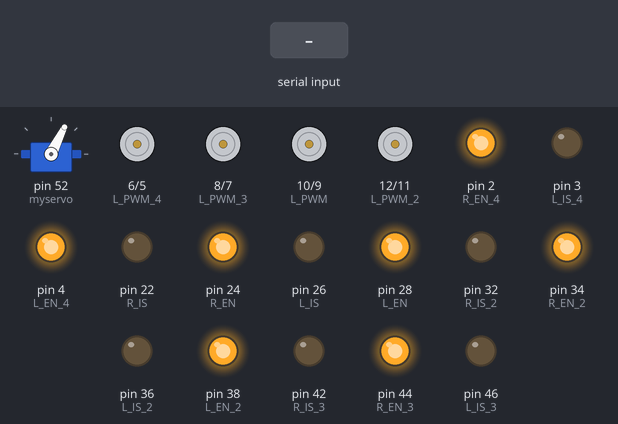
Recording of a sketch running on a simulated Arduino Mega 2560, built with avr-gcc and run on an emulated ATmega2560. Parts: servo, motor-driver pin pairs drawn as motors (green arrow = first pin HIGH = forward, orange = second pin HIGH = backward, longer = more drive), output pins drawn as LEDs (lit = HIGH). The inputs (shaded band) are chosen by the test bench.

Above: at 1.2 s.
1.3 s: "90,45\n" received over Serial
At 2.2 s:
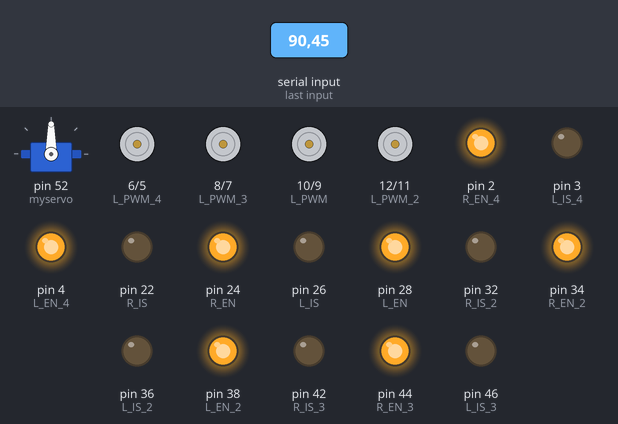
2.9 s: "30,150\n" received over Serial
At 3.4 s:
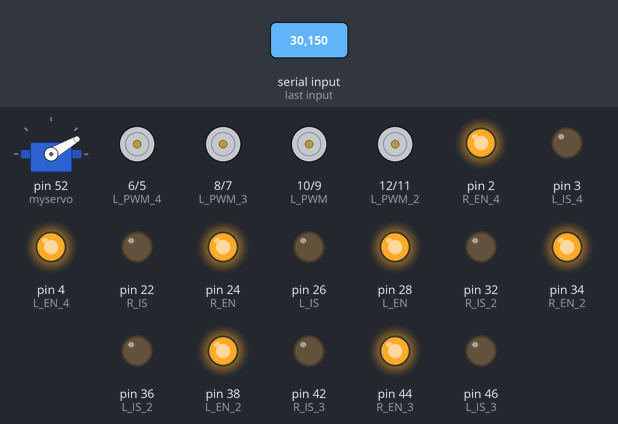
4.5 s: "1,90\n" received over Serial
At 5.9 s:
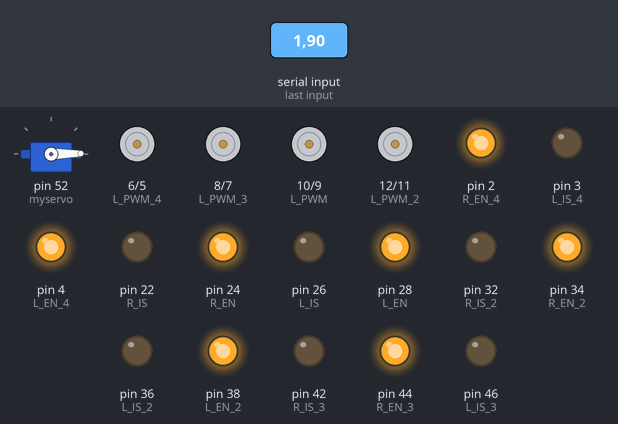
Timing chart, 0 to 7.5 s (numbered marks = the images above; inputs shaded):
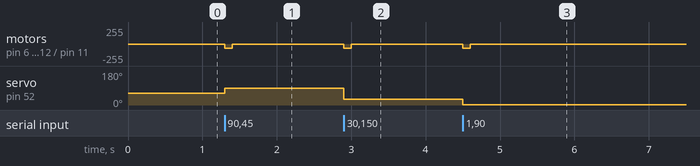

Measured:
- after the input at 1.3 s, motor on pin 6 (L_PWM_4) / pin 5 (R_PWM_4), motor on pin 8 (L_PWM_3) / pin 7 (R_PWM_3), motor on pin 10 (L_PWM) / pin 9 (R_PWM), motor on pin 12 (L_PWM_2) / pin 11 (R_PWM_2): stopped → backward 65/255 at once, → stopped 0.10 s later; servo on pin 52 (myservo): 63° → 90° at once
- after the input at 2.9 s, motor on pin 6 (L_PWM_4) / pin 5 (R_PWM_4), motor on pin 8 (L_PWM_3) / pin 7 (R_PWM_3), motor on pin 10 (L_PWM) / pin 9 (R_PWM), motor on pin 12 (L_PWM_2) / pin 11 (R_PWM_2): stopped → backward 65/255 at once, → stopped 0.10 s later; servo on pin 52 (myservo): 90° → 30° at once
- after the input at 4.5 s, motor on pin 6 (L_PWM_4) / pin 5 (R_PWM_4), motor on pin 8 (L_PWM_3) / pin 7 (R_PWM_3), motor on pin 10 (L_PWM) / pin 9 (R_PWM), motor on pin 12 (L_PWM_2) / pin 11 (R_PWM_2): stopped → backward 65/255 at once, → stopped 0.10 s later; servo on pin 52 (myservo): 30° → 1° at once

The sketch:

Ros2_Integration.ino
```cpp
#include <Servo.h>

// Pins for Left Front Wheel Motor
int R_IS = 22;
int R_EN = 24;
int R_PWM = 9;
int L_IS = 26;
int L_EN = 28;
int L_PWM = 10;

// Pins for Left Back Wheel Motor
int R_IS_2 = 32;
int R_EN_2 = 34;
int R_PWM_2 = 11;
int L_IS_2 = 36;
int L_EN_2 = 38;
int L_PWM_2 = 12;

// Pins for Right Back Wheel Motor
int R_IS_3 = 42;
int R_EN_3 = 44;
int R_PWM_3 = 7;
int L_IS_3 = 46;
int L_EN_3 = 48;
int L_PWM_3 = 8;

// Pins for Right Front Wheel Motor
int R_IS_4 = 1;
int R_EN_4 = 2;
int R_PWM_4 = 5;
int L_IS_4 = 3;
int L_EN_4 = 4;
int L_PWM_4 = 6;


// Pins for ultrassonic sensor
const int trig_pin = 51;
const int echo_pin = 53;

Servo myservo;  // create servo object to control a servo

int center_pos = 90; // variable to store the servo central position
int corrected_angle; // Int variable to store the angle value to pass to servo motor
String corrected_angle_str; // String variable to store the angle value from serial input
String traffic_light_status_str; // String variable to store traffic light status from serial input
// Int variable to store and use traffic light status data
int traffic_light_status = 0; // 0 = NONE, 1 = RED, 2 = YELLOW, 3 = GREEN
//String stop_sign_str; // Variable to store if stop sign has been detected
//bool stop_sign_detected = false; // Variable to store stop sign detection status
bool motors_on = false; // Variable to store dc motors status
unsigned long previousMillis = 0; // Variable to store the last time the serial was read
const long interval = 100; // 20 ms interval to match 50 Hz frequency

void setup()
{
  // Setting Pins for letf front wheel
  pinMode(R_IS, OUTPUT);
  pinMode(R_EN, OUTPUT);
  pinMode(R_PWM, OUTPUT);
  pinMode(L_IS, OUTPUT);
  pinMode(L_EN, OUTPUT);
  pinMode(L_PWM, OUTPUT);

  // Setting Pins for left back wheel  //start_motors();
  pinMode(R_IS_2, OUTPUT);
  pinMode(R_EN_2, OUTPUT);
  pinMode(R_PWM_2, OUTPUT);
  pinMode(L_IS_2, OUTPUT);
  pinMode(L_EN_2, OUTPUT);
  pinMode(L_PWM_2, OUTPUT);

  // Setting Pins for right back wheel
  pinMode(R_IS_3, OUTPUT);
  pinMode(R_EN_3, OUTPUT);
  pinMode(R_PWM_3, OUTPUT);
  pinMode(L_IS_3, OUTPUT);
  pinMode(L_EN_3, OUTPUT);
  pinMode(L_PWM_3, OUTPUT);

  // Setting Pins for right front wheel
  pinMode(R_IS_4, OUTPUT);
  pinMode(R_EN_4, OUTPUT);
  pinMode(R_PWM_4, OUTPUT);
  pinMode(L_IS_4, OUTPUT);
  pinMode(L_EN_4, OUTPUT);
  pinMode(L_PWM_4, OUTPUT);

  // Setting ultrasonic sensors pins
  pinMode(trig_pin, OUTPUT); // Trigger pin as output
  pinMode(echo_pin, INPUT);  // Echo pin as input

  digitalWrite(R_IS, LOW);
  digitalWrite(L_IS, LOW);
  digitalWrite(R_EN, HIGH);
  digitalWrite(L_EN, HIGH);

  digitalWrite(R_IS_2, LOW);
  digitalWrite(L_IS_2, LOW);
  digitalWrite(R_EN_2, HIGH);
  digitalWrite(L_EN_2, HIGH);

  digitalWrite(R_IS_3, LOW);
  digitalWrite(L_IS_3, LOW);
  digitalWrite(R_EN_3, HIGH);
  digitalWrite(L_EN_3, HIGH);

  digitalWrite(R_IS_4, LOW);
  digitalWrite(L_IS_4, LOW);
  digitalWrite(R_EN_4, HIGH);
  digitalWrite(L_EN_4, HIGH);

  myservo.attach(52);  // attaches the servo on pin 9 to the servo object
  myservo.write(center_pos * 0.7); // Set servo to starting position
  Serial.begin(115200); // Start Serial monitor to receive data
  //start_motors();
}

void loop()
{
  //if (get_ultrasonic_sensor_distance() <= 60)
  //{
    //stop_motors();
  //}

  unsigned long currentMillis = millis(); // Get the current time in milliseconds

  // Check if 20 ms have passed since the last read
  if (currentMillis - previousMillis >= interval) {
    previousMillis = currentMillis; // Update the time of the last read

    // If we're receiving serial data this means that there are no obstacles detected
    // from our frontal vision node
    if (Serial.available() > 0) { // Check if data is available on the serial port
      String input = Serial.readStringUntil('\n'); // Read serial data
      process_serial_input(input); // Process serial data

      if (traffic_light_status == 2) {
        slow_motors();
      }
      else {
        start_motors();
      }

      // After processing serial input we send new angle data to update servo
      update_servo(corrected_angle);
    }
    // If we're in this block of code this means an that serial communication
    // Has been terminated, this happens if we detect a person in front of the
    // Car or if we have detected a red traffic light either way, we stop our
    // motors
    else {
      stop_motors();
    }
  }
}

int get_ultrasonic_sensor_distance()
{
  // Send a 10us pulse to trigger the sensor
  digitalWrite(trig_pin, LOW);
  delayMicroseconds(2);
  digitalWrite(trig_pin, HIGH);
  delayMicroseconds(10);
  digitalWrite(trig_pin, LOW);

  // Measure the time for the echo to return
  long duration = pulseIn(echo_pin, HIGH);

  // Calculate distance in cm (sound speed = 343 m/s, or 0.0343 cm/us)
  int distance = duration * 0.0343 / 2;  // Divide by 2 since sound has to travel to the object and back

  // Print the distance to the Serial Monitor
  Serial.print("Distance: ");
  Serial.print(distance);
  Serial.println(" cm");

  return distance;
}


void process_serial_input(String input)
{
  // Split input string into two parts, using a comma as the separator character
  int comma_index = input.indexOf(',');
  if (comma_index != -1) {
    // Parse serial input into correct variables
    corrected_angle_str = input.substring(0, comma_index);
    traffic_light_status_str = input.substring(comma_index+1);

    // Parse angle correction data
    corrected_angle = corrected_angle_str.toInt();
    //int angle_correction_int = angle_correction_str.toInt() * 4;
    //corrected_angle = (center_pos + angle_correction_int) * 0.7;

    // Parse traffic light status data
    traffic_light_status = traffic_light_status_str.toInt();

    // Parse stop sign status
    //stop_sign_str = input.substring(comma_index+1);
    //stop_sign_detected = (stop_sign_str == "1");
  }
}

void start_motors()
{
  // Add code to initialize all 4 dc motors
  analogWrite(R_PWM, 65);
  analogWrite(R_PWM_2, 65);
  analogWrite(R_PWM_3, 65);
  analogWrite(R_PWM_4, 65);
  motors_on = true;
}

void slow_motors()
{
  // Slow down all motors
  analogWrite(R_PWM, 30);
  analogWrite(R_PWM_2, 30);
  analogWrite(R_PWM_3, 30);
  analogWrite(R_PWM_4, 30);
  motors_on = true;
}

void stop_motors()
{
  // Add code to stop all 4 dc motors
  analogWrite(R_PWM, 0);
  analogWrite(R_PWM_2, 0);
  analogWrite(R_PWM_3, 0);
  analogWrite(R_PWM_4, 0);
  motors_on = false;
}

void update_servo(int angle)
{
  myservo.write(angle);
}
```
